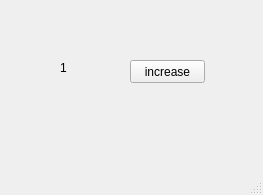
<?xml version="1.0" encoding="UTF-8"?>
<ui version="4.0">
 <class>MainWindow</class>
 <widget class="QMainWindow" name="MainWindow">
  <property name="geometry">
   <rect>
    <x>0</x>
    <y>0</y>
    <width>263</width>
    <height>195</height>
   </rect>
  </property>
  <property name="windowTitle">
   <string>MainWindow</string>
  </property>
  <widget class="QWidget" name="centralwidget">
   <widget class="QPushButton" name="pb">
    <property name="geometry">
     <rect>
      <x>130</x>
      <y>60</y>
      <width>75</width>
      <height>23</height>
     </rect>
    </property>
    <property name="text">
     <string>increase</string>
    </property>
   </widget>
   <widget class="QLabel" name="lbl">
    <property name="geometry">
     <rect>
      <x>60</x>
      <y>60</y>
      <width>31</width>
      <height>16</height>
     </rect>
    </property>
    <property name="text">
     <string>1</string>
    </property>
   </widget>
  </widget>
  <widget class="QMenuBar" name="menubar">
   <property name="geometry">
    <rect>
     <x>0</x>
     <y>0</y>
     <width>263</width>
     <height>21</height>
    </rect>
   </property>
  </widget>
  <widget class="QStatusBar" name="statusbar"/>
 </widget>
 <resources/>
 <connections/>
</ui>
